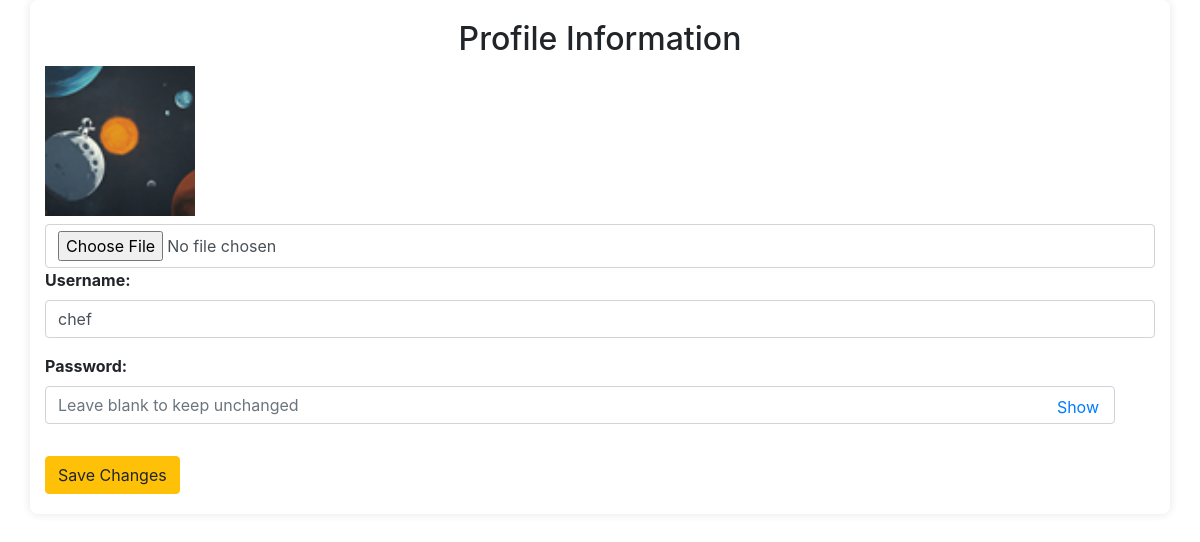
Screenshot of /profile_chef.php (signed in) with the database file from the repository.
### tables this page shows
CREATE TABLE `users` (
  `id` varchar(10) NOT NULL,
  `username` varchar(50) NOT NULL,
  `password` varchar(255) NOT NULL,
  `role` enum('chef','waiter','cashier','admin','manager') NOT NULL,
  `picture` varchar(100) NOT NULL
);

### profile_chef.php (the view, shortened to what this page needs)
<?php
include 'db_connect.php';
$userId = $_SESSION['user_id'];
$sql = "SELECT id, username, role, picture, password FROM users WHERE id = ?";
$stmt = $conn->prepare($sql);
$stmt->bind_param("s", $userId);
$stmt->execute();
$result = $stmt->get_result();
if ($result->num_rows > 0) {
    $row = $result->fetch_assoc();
    $username = $row['username'];
    $picture = $row['picture'];
} else {
    echo "User not found.";
    exit();
}
?>
<!DOCTYPE html>
<html lang="en">
<head>
        <link rel="stylesheet" href="style/manage.css">
    <link rel="stylesheet" href="https://maxcdn.bootstrapcdn.com/bootstrap/4.0.0/css/bootstrap.min.css">
</head>
<body>
    <div class="container">
        <div class="profile-container">
            <h2>Profile Information</h2>
            <form action="profile_chef.php" method="post" enctype="multipart/form-data">
                <div class="profile-picture">
                    <img src="<?php echo htmlspecialchars($picture); ?>" alt="Profile Picture" width="150">
                    <input type="file" name="picture" class="form-control mt-2">
                </div>
                <div class="profile-details">
                    <div class="form-group">
                        <label for="username"><strong>Username:</strong></label>
                        <input type="text" name="username" id="username" class="form-control" value="<?php echo htmlspecialchars($username); ?>" required>
                    </div>
                    <div class="form-group password-container">
                        <label for="password"><strong>Password:</strong></label>
                        <input type="password" name="password" id="password" class="form-control" placeholder="Leave blank to keep unchanged">
                        <button type="button" class="toggle-btn" id="togglePassword">Show</button>
                    </div>
                    <button type="submit" class="btn btn-warning mt-3">Save Changes</button>
                </div>
            </form>
        </div>
    </div>
</body>
</html>

### style/manage.css (style rules this page uses)
body, h2, h3, p { margin: 0; padding: 0; }
body { font-family: Arial, sans-serif; background-color: rgba(0, 0, 0, 0.3); color: #333; line-height: 1.6; }
.container { max-width: 800px; margin: auto; padding: 20px; background-color: #fff; border-radius: 8px; box-shadow: 0 0 10px rgba(0, 0, 0, 0.1); }
h2 { margin-bottom: 20px; color: #444; font-size: 24px; text-align: center; }

### profile_chef.php (style rules this page uses)
.password-container { position: relative; }
.password-container input[type="password"] { width: calc(100% - 40px); padding-right: 40px; }
.password-container .toggle-btn { position: absolute; right: 50px; top: 75%; transform: translateY(-50%); border: none; background: none; cursor: pointer; color: #007bff; font-size: 1rem; }

### rows the page displays
users: picture (picture), username "chef"
